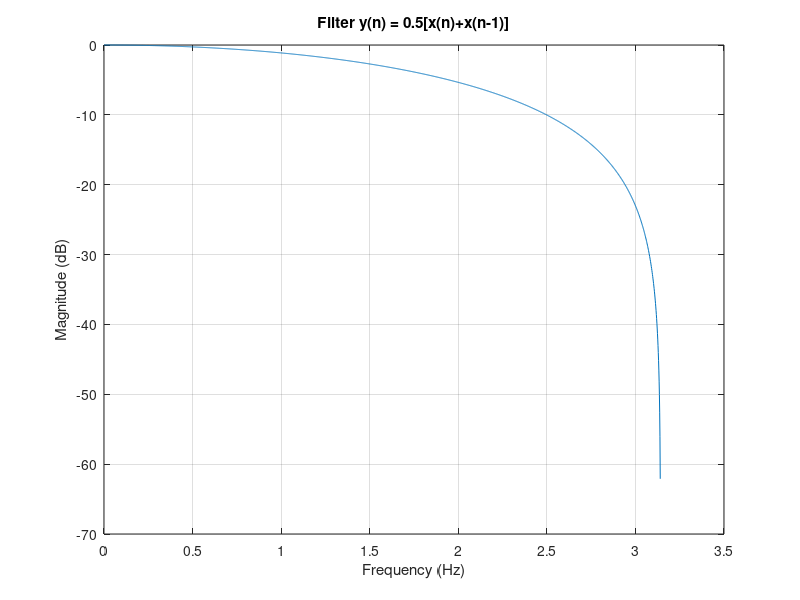

Source code (MATLAB):
clc
clear
b = [0.5, 0.5];
a = 1;
fs = 2000; % Sampling rate
Ts = 1/fs; % Sampling interval
f = 0: pi/10: pi; % Analog frequency
F = f/fs; % Digital frequency
% Obtain the frequency response of the filter
[h, w] = freqz(b, a, fs);
% Plot the magnitude frequency response of the filter
figure;
plot (w, 20*log10(abs(h)));
xlabel ('Frequency (Hz)');
ylabel ('Magnitude (dB)');
grid on;
title ('Filter y(n) = 0.5[x(n)+x(n-1)]');
